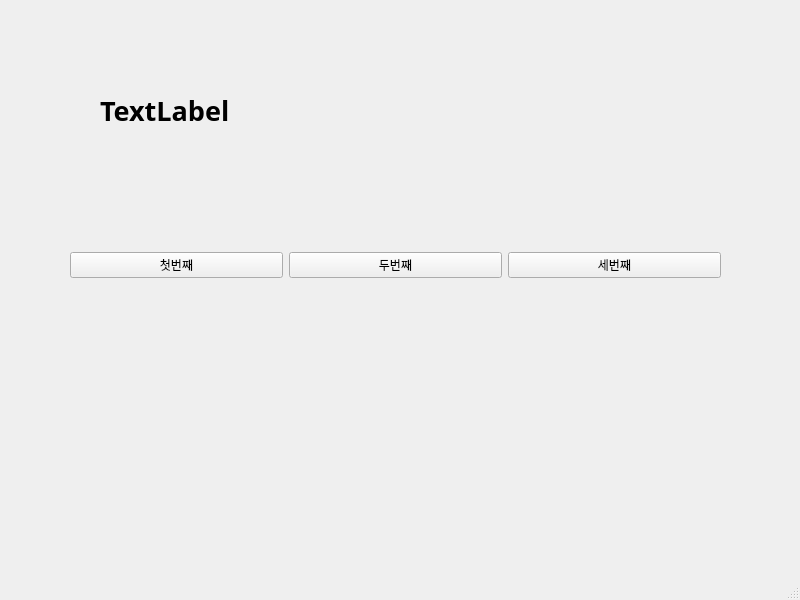
<?xml version="1.0" encoding="UTF-8"?>
<ui version="4.0">
 <class>MainWindow</class>
 <widget class="QMainWindow" name="MainWindow">
  <property name="geometry">
   <rect>
    <x>0</x>
    <y>0</y>
    <width>800</width>
    <height>600</height>
   </rect>
  </property>
  <property name="windowTitle">
   <string>MainWindow</string>
  </property>
  <widget class="QWidget" name="centralwidget">
   <widget class="QWidget" name="horizontalLayoutWidget">
    <property name="geometry">
     <rect>
      <x>70</x>
      <y>190</y>
      <width>651</width>
      <height>151</height>
     </rect>
    </property>
    <layout class="QHBoxLayout" name="horizontalLayout">
     <item>
      <widget class="QPushButton" name="pushButton">
       <property name="text">
        <string>첫번째</string>
       </property>
      </widget>
     </item>
     <item>
      <widget class="QPushButton" name="pushButton_2">
       <property name="text">
        <string>두번째</string>
       </property>
      </widget>
     </item>
     <item>
      <widget class="QPushButton" name="pushButton_3">
       <property name="text">
        <string>세번째</string>
       </property>
      </widget>
     </item>
    </layout>
   </widget>
   <widget class="QLabel" name="label">
    <property name="geometry">
     <rect>
      <x>100</x>
      <y>80</y>
      <width>581</width>
      <height>61</height>
     </rect>
    </property>
    <property name="font">
     <font>
      <family>맑은 고딕</family>
      <pointsize>20</pointsize>
      <weight>75</weight>
      <bold>true</bold>
     </font>
    </property>
    <property name="text">
     <string>TextLabel</string>
    </property>
   </widget>
  </widget>
  <widget class="QMenuBar" name="menubar">
   <property name="geometry">
    <rect>
     <x>0</x>
     <y>0</y>
     <width>800</width>
     <height>21</height>
    </rect>
   </property>
  </widget>
  <widget class="QStatusBar" name="statusbar"/>
 </widget>
 <resources/>
 <connections>
  <connection>
   <sender>pushButton</sender>
   <signal>clicked()</signal>
   <receiver>MainWindow</receiver>
   <slot>firstClick()</slot>
   <hints>
    <hint type="sourcelabel">
     <x>157</x>
     <y>276</y>
    </hint>
    <hint type="destinationlabel">
     <x>179</x>
     <y>342</y>
    </hint>
   </hints>
  </connection>
  <connection>
   <sender>pushButton_2</sender>
   <signal>clicked()</signal>
   <receiver>MainWindow</receiver>
   <slot>secondClick()</slot>
   <hints>
    <hint type="sourcelabel">
     <x>354</x>
     <y>279</y>
    </hint>
    <hint type="destinationlabel">
     <x>413</x>
     <y>338</y>
    </hint>
   </hints>
  </connection>
  <connection>
   <sender>pushButton_3</sender>
   <signal>clicked()</signal>
   <receiver>MainWindow</receiver>
   <slot>thirdClick()</slot>
   <hints>
    <hint type="sourcelabel">
     <x>577</x>
     <y>285</y>
    </hint>
    <hint type="destinationlabel">
     <x>624</x>
     <y>331</y>
    </hint>
   </hints>
  </connection>
 </connections>
 <slots>
  <slot>firstClick()</slot>
  <slot>secondClick()</slot>
  <slot>thirdClick()</slot>
 </slots>
</ui>
